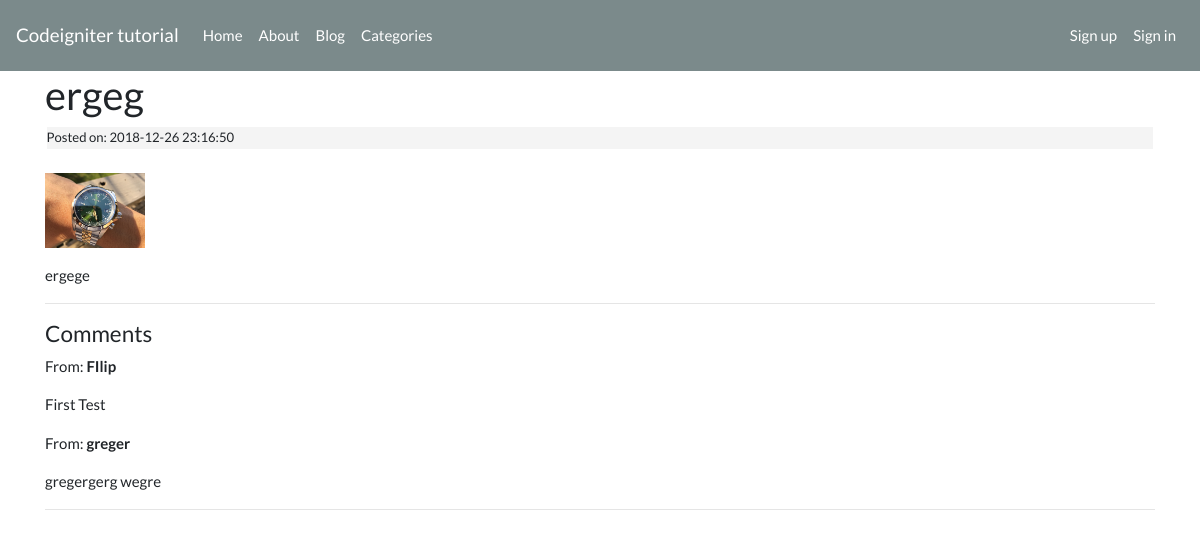
The page /posts/ergeg on the database its author committed.
### tables this page shows
CREATE TABLE IF NOT EXISTS `posts` (
  `id` int(11) NOT NULL AUTO_INCREMENT,
  `title` varchar(255) NOT NULL,
  `slug` varchar(255) NOT NULL,
  `body` text NOT NULL,
  `post_image` varchar(255) NOT NULL,
  `category_id` int(11) NOT NULL,
  `user_id` int(11) NOT NULL,
  `created_at` timestamp NOT NULL DEFAULT CURRENT_TIMESTAMP,
  PRIMARY KEY (`id`),
  UNIQUE KEY `slug` (`slug`),
  KEY `FK_posts_categories` (`category_id`),
  KEY `FK_posts_users` (`user_id`),
  CONSTRAINT `FK_posts_categories` FOREIGN KEY (`category_id`) REFERENCES `categories` (`id`),
  CONSTRAINT `FK_posts_users` FOREIGN KEY (`user_id`) REFERENCES `users` (`id`)
);

CREATE TABLE IF NOT EXISTS `comments` (
  `id` int(11) NOT NULL AUTO_INCREMENT,
  `name` varchar(255) NOT NULL,
  `email` varchar(255) NOT NULL,
  `body` text NOT NULL,
  `post_id` int(11) NOT NULL,
  `created_at` timestamp NOT NULL DEFAULT CURRENT_TIMESTAMP,
  PRIMARY KEY (`id`),
  KEY `FK_comments_posts` (`post_id`),
  CONSTRAINT `FK_comments_posts` FOREIGN KEY (`post_id`) REFERENCES `posts` (`id`)
);

### application/controllers/Posts.php (called while the page is built, shortened)
<?php
class Posts extends CI_Controller
{
    public function view($slug = null)
    {
        $data['post'] = $this->post_model->get_posts($slug);
        $data['comments'] = $this->comment_model->get_comments($data['post']['id']);
        $this->load->view('templates/header');
        $this->load->view("posts/view", $data);
        $this->load->view('templates/footer');
    }
}

### index.php (called while the page is built, shortened)
<?php
require_once BASEPATH.'core/CodeIgniter.php';

### application/models/Post_model.php (called while the page is built, shortened)
<?php
class Post_model extends CI_Model
{
    public function get_posts($slug = false, $limit = false, $offset = false)
    {
        $query = $this->db->get_where('posts', array('slug' => $slug));
        return $query->row_array();
    }
}

### application/models/Comment_model.php (called while the page is built, shortened)
<?php
class Comment_model extends CI_Model
{
    public function get_comments($post_id)
    {
        $this->db->order_by('created_at', 'DESC');
        $query = $this->db->get_where('comments', array('post_id' => $post_id));
        return $query->result_array();
    }
}

### application/views/posts/view.php (the view, shortened to what this page needs)
<h2><?= $post['title'] ?></h2>
<small class="post-date">Posted on: <?= $post['created_at']?></small><br>
<img style="width: 100px" src="<?= site_url('assets/images/posts/' . $post['post_image'])?>" alt="">
<p class="post-body">
    <?= $post['body']?>
</p>
<hr>
<h4>Comments</h4>
<?php foreach ($comments as $comment) : ?>
    <div class="well">
        <div>From: <strong><?= $comment['name']?></strong></div>
        <p><?= $comment['body'] ?></p>
    </div>
<?php endforeach; ?>
<hr>

### assets/css/style.css (style rules this page uses)
.post-date { display: block; background: #f4f4f4; margin: 0.1rem; padding: 0.1rem 0; }

### rows shown on the page
posts: title "ergeg", created_at "2018-12-26 23:16:50", post_image (picture), body "ergege"
comments: name "FIlip", body "First Test"
comments: name "greger", body "gregergerg wegre"
